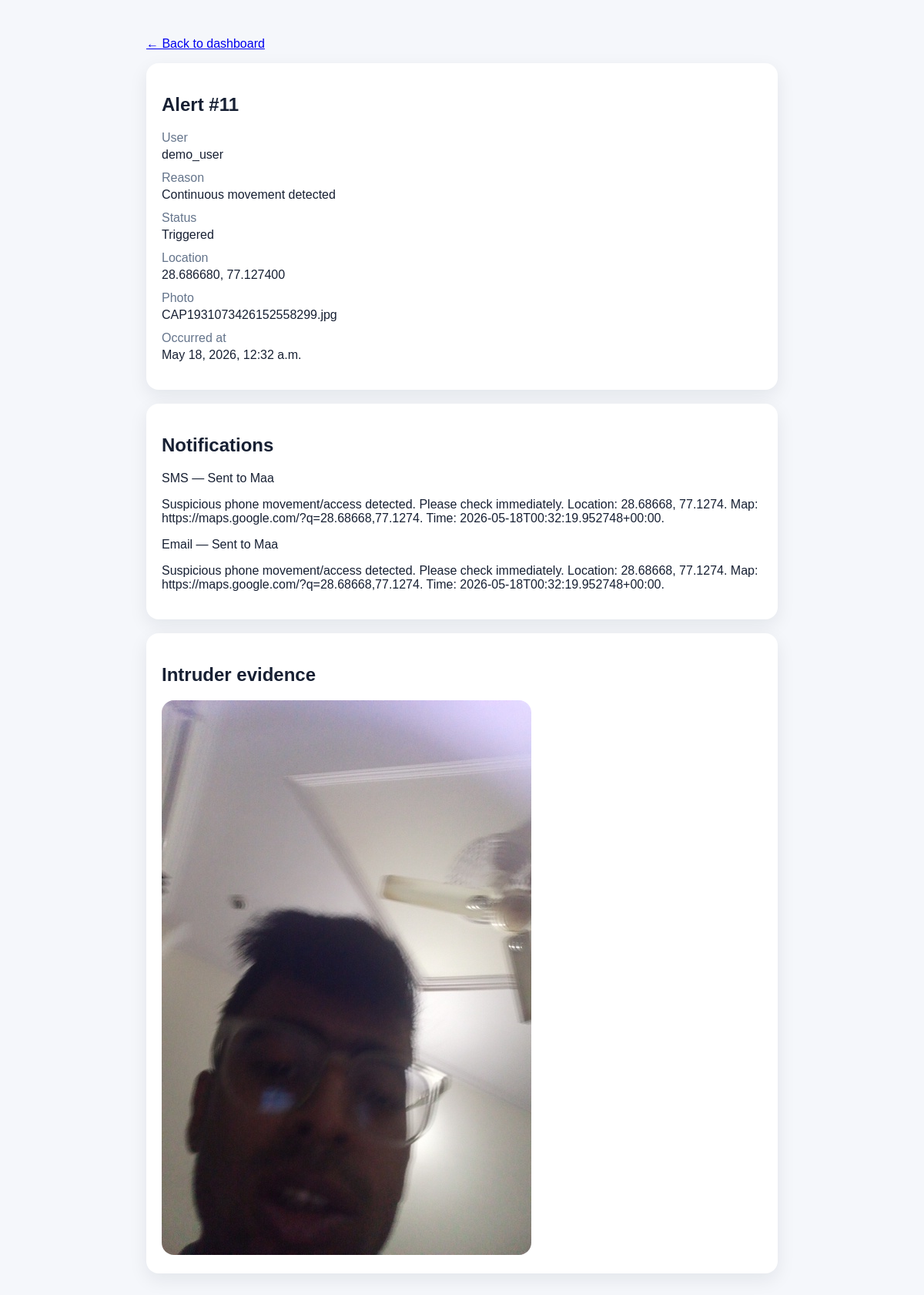
The app's page /api/alerts/11/ with its own data.
### alerts/models.py (models this page shows, shortened)
class Alert(models.Model):
    class Status(models.TextChoices):
        TRIGGERED = "triggered", "Triggered"
        CANCELLED = "cancelled", "Cancelled"
    user = models.ForeignKey(User, on_delete=models.CASCADE, related_name="alerts")
    reason = models.CharField(max_length=255)
    status = models.CharField(max_length=20, choices=Status.choices, default=Status.TRIGGERED)
    latitude = models.DecimalField(max_digits=9, decimal_places=6, null=True, blank=True)
    longitude = models.DecimalField(max_digits=9, decimal_places=6, null=True, blank=True)
    photo_path = models.CharField(max_length=500, blank=True)
    photo = models.ImageField(upload_to="intruder_photos/", blank=True, null=True)
    occurred_at = models.DateTimeField()
    created_at = models.DateTimeField(auto_now_add=True)
    class Meta:
        ordering = ["-occurred_at"]

class NotificationRecord(models.Model):
    class Channel(models.TextChoices):
        SMS = "sms", "SMS"
        PUSH = "push", "Push"
        EMAIL = "email", "Email"
    class Status(models.TextChoices):
        QUEUED = "queued", "Queued"
        SENT = "sent", "Sent"
        FAILED = "failed", "Failed"
    alert = models.ForeignKey(Alert, on_delete=models.CASCADE, related_name="notifications")
    contact = models.ForeignKey(
        EmergencyContact,
        on_delete=models.SET_NULL,
        null=True,
        blank=True,
        related_name="notifications",
    )
    channel = models.CharField(max_length=20, choices=Channel.choices, default=Channel.SMS)
    status = models.CharField(max_length=20, choices=Status.choices, default=Status.QUEUED)
    message = models.TextField()
    sent_at = models.DateTimeField(null=True, blank=True)
    error_message = models.TextField(blank=True)
    created_at = models.DateTimeField(auto_now_add=True)
    class Meta:
        ordering = ["-created_at"]

class EmergencyContact(models.Model):
    user = models.ForeignKey(User, on_delete=models.CASCADE, related_name="emergency_contacts")
    name = models.CharField(max_length=120)
    phone_number = models.CharField(max_length=30)
    email = models.EmailField(blank=True)
    relationship = models.CharField(max_length=80, blank=True)
    is_primary = models.BooleanField(default=True)
    created_at = models.DateTimeField(auto_now_add=True)
    class Meta:
        ordering = ["-is_primary", "name"]

### alerts/views.py (the view)
# urls.py: path("alerts/<int:alert_id>/", views.alert_detail, name="alert_detail"),
@require_http_methods(["GET"])
def alert_detail(request, alert_id):
    alert = Alert.objects.select_related("user").prefetch_related(
        "notifications"
    ).filter(pk=alert_id).first()
    if alert is None:
        return JsonResponse({"error": "Alert not found."}, status=404)
    return render(request, "alerts/alert_detail.html", {"alert": alert})

### alerts/templates/alerts/alert_detail.html (shortened to what this page needs)
<!doctype html>
<html lang="en">
<head>
</head>
<body>
  <div class="wrap">
    <p><a href="/api/dashboard/">← Back to dashboard</a></p>
    <section class="card">
      <h1>Alert #{{ alert.id }}</h1>
      <dl>
        <dt>User</dt><dd>{{ alert.user.username }}</dd>
        <dt>Reason</dt><dd>{{ alert.reason }}</dd>
        <dt>Status</dt><dd>{{ alert.get_status_display }}</dd>
        <dt>Location</dt><dd>{{ alert.latitude|default:"-" }}, {{ alert.longitude|default:"-" }}</dd>
        <dt>Photo</dt><dd>{{ alert.photo_path|default:"-" }}</dd>
        <dt>Occurred at</dt><dd>{{ alert.occurred_at }}</dd>
      </dl>
    </section>
    <section class="card">
      <h2>Notifications</h2>
      {% for notification in alert.notifications.all %}
        <p>
          {{ notification.get_channel_display }} —
          {{ notification.get_status_display }}
          {% if notification.contact %}to {{ notification.contact.name }}{% endif %}
        </p>
        <p>{{ notification.message }}</p>
      {% empty %}
        <p>No notifications created.</p>
      {% endfor %}
    </section>
    {% if alert.photo %}
      <section class="card">
        <h2>Intruder evidence</h2>
        <img src="{{ alert.photo.url }}" alt="Intruder evidence" style="max-width: 100%; border-radius: 16px;">
      </section>
    {% endif %}
  </div>
</body>
</html>

### alerts/templates/alerts/alert_detail.html (style rules this page uses)
body { font-family: Arial, sans-serif; margin: 0; background: #f5f7fb; color: #172033; }
.wrap { max-width: 820px; margin: 0 auto; padding: 32px 20px; }
.card { background: white; border-radius: 16px; padding: 20px; margin-bottom: 18px; box-shadow: 0 8px 24px rgba(15, 23, 42, .08); }
dt { color: #64748b; margin-top: 12px; }
dd { margin: 4px 0 0; }

### records on screen
Alert: id "11", user.username "demo_user", reason "Continuous movement detected", status "Triggered", latitude "28.686680", longitude "77.127400", photo_path "CAP1931073426152558299.jpg", occurred_at "May 18, 2026, 12:32 a.m.", photo (picture)
NotificationRecord: channel "SMS", status "Sent", contact.name "Maa", message "Suspicious phone movement/access detected. Please check immediately. Location: 28.68668, 77.1274. Map: https://maps.google.com/?q=28.68668,77.1274. Time: 2026-05-18T00:32:19.952748+00:00."
NotificationRecord: channel "Email", status "Sent", contact.name "Maa", message "Suspicious phone movement/access detected. Please check immediately. Location: 28.68668, 77.1274. Map: https://maps.google.com/?q=28.68668,77.1274. Time: 2026-05-18T00:32:19.952748+00:00."
